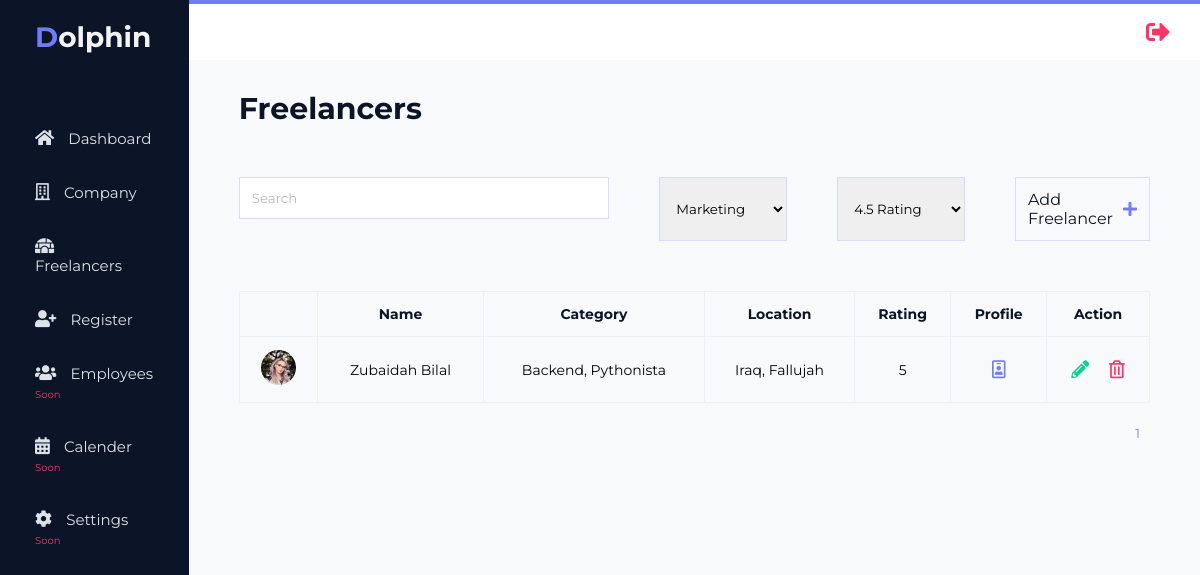
Before: /freelancers (signed in) with the older database file.
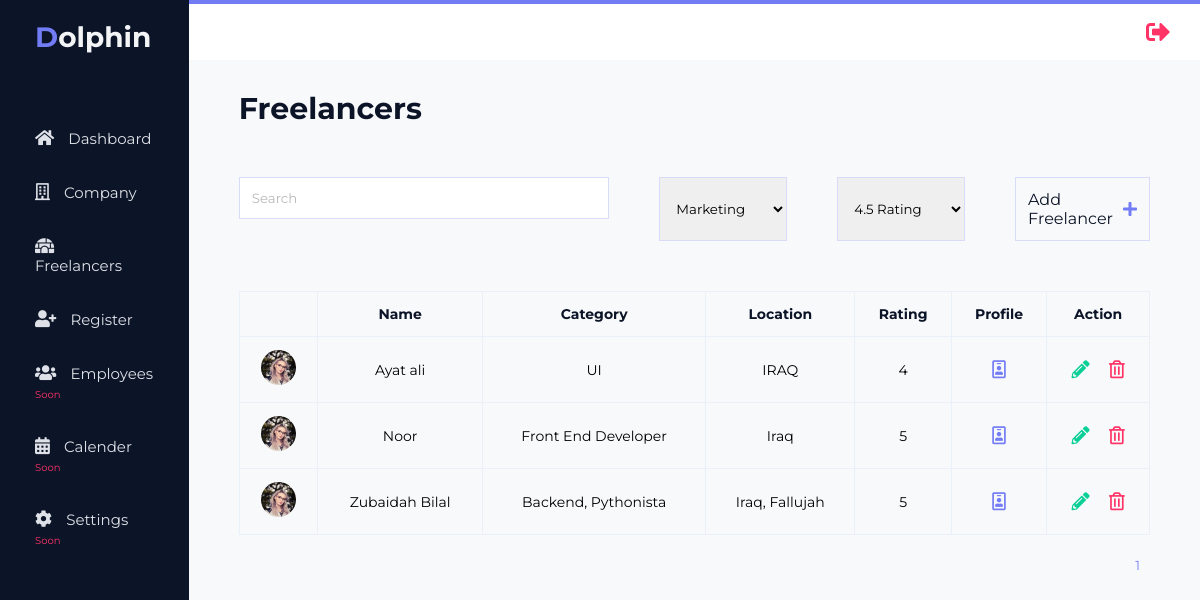
After: the same page with the newer database file.
### app.py (models this page shows, shortened)
class Freelancers(db.Model):
    __tablename__ = 'freelancers'
    id = db.Column(db.Integer, primary_key = True)
    name = db.Column(db.String(255))
    category = db.Column(db.String(255))
    location = db.Column(db.String(255))
    phone = db.Column(db.String(255))
    email = db.Column(db.String(255))
    description = db.Column(db.String(255))
    rating = db.Column(db.String(255))

### app.py (the view)
@app.route('/freelancers', methods=['GET', 'POST'])
@login_required
def freelancers():
    page = request.args.get('page', 1, type=int)
    freelancersDetails = Freelancers.query.order_by(Freelancers.id.desc()).paginate(page=page, per_page=5)
    if request.method == 'POST' :
        name= request.form['name']
        freelancersDetails = Freelancers.query.filter(Freelancers.name.like(name)).all()
    return render_template("freelancers.html",freelancersDetails = freelancersDetails)

### app.py (called while the page is built)
@login_manager.user_loader
def load_user(user_id):
    return User.query.get(int(user_id))

### templates/freelancers.html (shortened to what this page needs)
{% extends "layout.html" %}
    {% block head %}
    <link rel="stylesheet" href="../static/css/freelancers.css">
    {% endblock %}
    {% block content %}
        <main>
            <div class="main-container">
                <div class="title">
                    <h1>Freelancers</h1>
                </div>
                <div class="main-filters">
                    <form action="/freelancers" method="POST" class="search">
                        <input type="text" placeholder="Search" name="search" class="box">
                    </form>
                    <select id="provider" class="provider box">
                        <option value="company">Marketing</option>
                    </select>
                    <select id="rating" class="rating box">
                        <option value="4.5">4.5 Rating</option>
                    </select>
                    <a href="/addFreelancers" class="add box">
                        Add Freelancer
                        <i class="fas fa-plus"></i>
                    </a>
                </div>
                    <table class="table">
                        <thead>
                            <th></th>
                            <th>Name</th>
                            <th>Category</th>
                            <th>Location</th>
                            <th>Rating</th>
                            <th>Profile</th>
                            <th>Action</th>
                        </thead>
                        <tbody>
                            {% for freelancer in freelancersDetails.items %}
                            <tr>
                                <td data-label="##" class="img-circle">
                                    <img src="../static/images/mike-austin.jpg" alt="image">
                                </td>
                                <td data-label="Name">{{freelancer.name}}</td>
                                <td data-label="Category">{{freelancer.category}}</td>
                                <td data-label="Location">{{freelancer.location}}</td>
                                <td data-label="Rating">{{freelancer.rating}}</td>
                                <td data-label="Profile" class="profile">
                                    <a href="/profilesFreelancer/{{freelancer.name}}">
                                        <i class="far fa-id-badge"></i>
                                    </a>
                                </td>
                                <td data-label="Action" class="action">
                                    <a href="/editFreelancer/{{freelancer.id}}">
                                        <i class="fas fa-pencil-alt"></i>
                                    </a>
                                    <a href="/deleteFreelancer/{{freelancer.id}}">
                                        <i class="far fa-trash-alt"></i>
                                    </a>
                                </td>
                            </tr>
                            {% endfor %}
                        </tbody>
                    </table>
                    <div class="pagination">
                    {% for page_num in freelancersDetails.iter_pages(left_edge=1, right_edge=1, left_current=1, right_current=2) %}
                        {% if page_num %}
                            <a class="page-number" href="{{ url_for('freelancers',page=page_num) }}" >{{ page_num }}</a>
                        {% else%}
                            ...
                        {% endif %}
                    {% endfor %}
                    </div>
                </div>
            </main>
            </div>
    {% endblock %}

### templates/layout.html (shortened to what this page needs)
<!DOCTYPE html>
<html lang="en">
<head>
    <link rel="stylesheet" href="../static/css/shared-ui.css">
    <link rel="stylesheet" href="../static/css/all.min.css">
    {% block head %}
    {% endblock %}
</head>
<body>
    <div class="container">
        <nav class="navbar">
            <div class="nav-icon" onclick="toggleSidebar()">
                <i class="fas fa-bars"></i>
            </div>
            <div class="navbar-right">
                <a href="#">
                    <a href="/logout"><i class="fas fa-sign-out-alt" style="font-size: 24px; color:#FF3366;"></i></a>
                </a>
            </div>
        </nav>
        <div id="sidebar">
            <div class="sidebar-title">
                <h2>Dolphin</h2>
            </div>
            <section class="sidebar-menu">
                <div class="sidebar-link active-menu-link">
                    <i class="fa fa-home"></i>
                    <a href="/dashboard">Dashboard</a>
                </div>
                <div class="sidebar-link">
                    <i class="far fa-building"></i>
                    <a href="/companies">Company</a>
                </div>
                <div class="sidebar-link">
                    <i class="fas fa-igloo"></i>
                    <a href="/freelancers">Freelancers</a>
                </div>
                <div class="sidebar-link">
                    <i class="fas fa-user-plus"></i>
                    <a href="/signup">Register</a>
                </div>
                <div class="sidebar-link">
                    <i class="fas fa-users"></i>
                    <a href="#">Employees</a>
                    <span style="font-size: 10px; color: #FF3366;">Soon</span>
                </div>
                <div class="sidebar-link">
                    <i class="fas fa-calendar-alt"></i>
                    <a href="#">Calender</a>
                    <span style="font-size: 10px; color: #FF3366;">Soon</span>
                </div>
                <div class="sidebar-link">
                    <i class="fas fa-cog"></i>
                    <a href="#">Settings</a>
                    <span style="font-size: 10px; color: #FF3366;">Soon</span>
                </div>
            </section>
        </div>
        {% block content %}
        {% endblock %}
</body>
</html>

### static/css/shared-ui.css (style rules this page uses)
:root { --darkBlue: #0C1427; --mainContent: #F8F9FB; --lightPurple: #727CF5; --lightRed: #FF3366; --barsColor: #97A3B9; --yellow: #FBBC06; }
* { padding: 0; margin: 0; box-sizing: border-box; list-style: none; text-decoration: none; font-family: 'Montserrat', sans-serif; }
.container { display: grid; height: 100vh; grid-template-columns: 0.56fr 1fr 1fr 1fr; grid-template-rows: 0.2fr 3fr; grid-template-areas: "sidebar nav nav nav" "sidebar main main main"; }
.navbar { background-color: #FFF; grid-area: nav; height: 60px; display: flex; align-items: center; justify-content: space-between; padding: 0 30px 0 30px; box-shadow: 0 5px 10px #f1f6fd; border-top: 4px solid #727CF5; }
.nav-icon > i { font-size: 25px; color: #ffffff; }
.navbar-right { display: flex; justify-content: space-between; align-items: center; }
.navbar-right a { display: flex; justify-content: flex-end; align-items: center; color: var(--darkBlue); font-size: 14px; }
main { background: var(--mainContent); grid-area: main; overflow-y: auto; }
.main-container .title { margin-bottom: 50px; font-size: 15px; }
.main-container .title h1 { font-size: 30px; color: var(--darkBlue); }
.main-container { padding: 30px 50px; }
#sidebar { background: var(--darkBlue); grid-area: sidebar; overflow-y: auto; padding: 20px; -webkit-transition: all 0.5s; transition: all 0.5s; height: 100vh; }
.sidebar-title { display: flex; justify-content: space-between; align-items: center; color: #f3f4f6; margin-bottom: 60px; }
.sidebar-title h2 { font-size: 28px; margin-left: 15px; }
.sidebar-title h2::first-letter { color: var(--lightPurple); }
.sidebar-link { color: #DEE1E7; padding: 15px; margin-bottom: 5px; }
.sidebar-link a { color: #DEE1E7; font-size: 15px; }
.sidebar-link > i { margin-right: 10px; font-size: 17px; }

### static/css/freelancers.css (style rules this page uses)
:root { --darkBlue: #0C1427; --mainContent: #F8F9FB; --lightPurple: #727CF5; --lightRed: #FF3366; --barsColor: #97A3B9; --green: #0ACF97; }
.main-filters { display: grid; grid-template-columns: 1.7fr 1fr 1fr 1fr; gap: 50px; }
.box { padding: 12px; border: 1px solid #D8DBF9; outline: none; }
input[type="text"] { width: 370.6px; }
.main-filters a { display: flex; justify-content: center; align-items: center; color: var(--darkBlue); transition: 0.3s ease-in-out; }
.main-filters a i { margin-left: 10px; color: var(--lightPurple); }
input::placeholder { opacity: 0.5; }
.table { width: 100%; border-collapse: collapse; margin-top: 50px; }
.table th { color: var(--darkBlue); }
.table th, .table td { padding: 13px 12px; border: 1.5px solid #EAF0F7; text-align: center; font-size: 14px; }
.img-circle img { width: 35px; height: 35px; object-fit: cover; border-radius: 50%; }
.profile a { color: var(--lightPurple); font-size: 18px; }
.action a:nth-child(1) { color: var(--green); font-size: 18px; }
.action a:nth-child(2) { color: var(--lightRed); margin-left: 15px; font-size: 18px; }
.pagination { display: flex; justify-content: flex-end; margin-top: 20px; }
.page-number { margin: 1.5px 10px 0; font-size: 13px; color: var(--lightPurple); }

Changed rows visible on the page:
added Freelancers: name "Ayat ali", category "UI", location "IRAQ", rating "4"
added Freelancers: name "Noor", category "Front End Developer", location "Iraq", rating "5"
